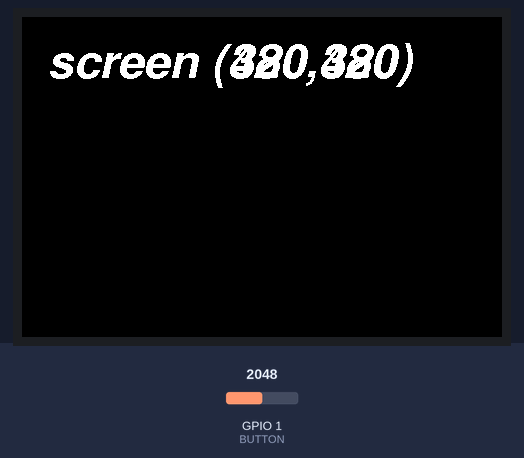
Simulated run of this sketch. Board: ESP32. Parts: 480×320 colour display. Inputs (shaded band) come from the test bench; at power-on: GPIO 1 (BUTTON) = 2048.

Above: at 1.3 s.
1.4 s: GPIO 1 (BUTTON) set to 491
At 3.3 s:
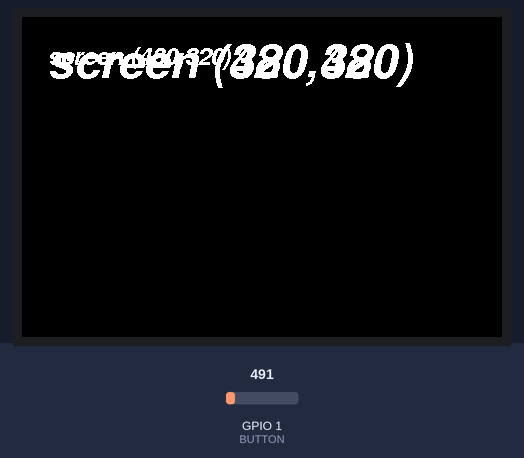
3.6 s: GPIO 1 (BUTTON) set to 0
At 5.1 s:
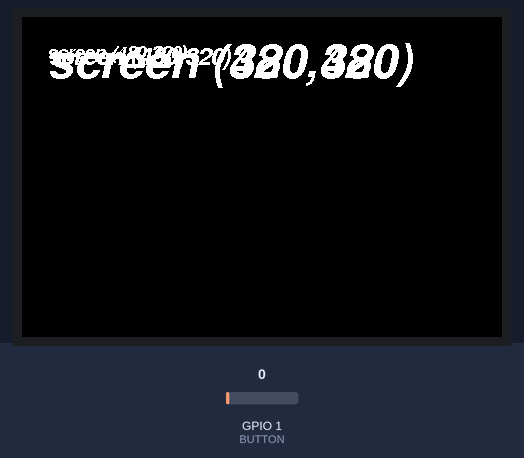
Timing chart, 0 to 6.6 s (numbered marks = the images above; inputs shaded):
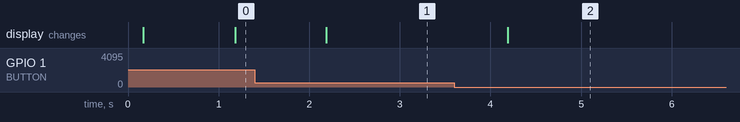

The sketch:

tft_experiment.ino
```cpp
#include <TFT_eSPI.h> // Hardware-specific library

#include "Free_Fonts.h"

#define BUTTON D0

TFT_eSPI tft = TFT_eSPI();

void setup() {
  pinMode(D0, INPUT);
  tft.init();
  tft.setFreeFont(FSSBO24);
}

void drawScene() {
  char dims[32];
  snprintf(dims, 32, "screen (%d,%d)", tft.width(), tft.height());
  // put your main code here, to run repeatedly:
  tft.setRotation(3);
  tft.drawString(dims, 25, 25);
}

void loop() {
  int buttonState = analogRead(BUTTON);
  float val = buttonState/1023.0;
  if (val <= .25) {
    tft.setFreeFont(FSSBO9);
  } else if (val <= .50) {
    tft.setFreeFont(FSSBO12);
  } else if (val <= .75) {
    tft.setFreeFont(FSSBO18);
  } else {
    tft.setFreeFont(FSSBO24);
  }

  drawScene();
  delay(1000);
}
```

Free_Fonts.h
```cpp
// Attach this header file to your sketch to use the GFX Free Fonts. You can write
// sketches without it, but it makes referencing them easier.

// This calls up ALL the fonts but they only get loaded if you actually
// use them in your sketch.
//
// No changes are needed to this header file unless new fonts are added to the
// library "Fonts/GFXFF" folder.
//
// To save a lot of typing long names, each font can easily be referenced in the
// sketch in three ways, either with:
//
//    1. Font file name with the & in front such as &FreeSansBoldOblique24pt7b
//       an example being:
//
//       tft.setFreeFont(&FreeSansBoldOblique24pt7b);
//
//    2. FF# where # is a number determined by looking at the list below
//       an example being:
//
//       tft.setFreeFont(FF32);
//
//    3. An abbreviation of the file name. Look at the list below to see
//       the abbreviations used, for example:
//
//       tft.setFreeFont(FSSBO24)
//
//       Where the letters mean:
//       F = Free font
//       M = Mono
//      SS = Sans Serif (double S to distinguish is form serif fonts)
//       S = Serif
//       B = Bold
//       O = Oblique (letter O not zero)
//       I = Italic
//       # =  point size, either 9, 12, 18 or 24
//
//  Setting the font to NULL will select the GLCD font:
//
//      tft.setFreeFont(NULL); // Set font to GLCD

#define LOAD_GFXFF

#ifdef LOAD_GFXFF // Only include the fonts if LOAD_GFXFF is defined in User_Setup.h

    // Use these when printing or drawing text in GLCD and high rendering speed fonts
    #define GFXFF 1
    #define GLCD  0
    #define FONT2 2
    #define FONT4 4
    #define FONT6 6
    #define FONT7 7
    #define FONT8 8

    // Use the following when calling setFont()
    //
    // Reserved for GLCD font  // FF0
    //

    #define TT1 &TomThumb

    #define FM9 &FreeMono9pt7b
    #define FM12 &FreeMono12pt7b
    #define FM18 &FreeMono18pt7b
    #define FM24 &FreeMono24pt7b

    #define FMB9 &FreeMonoBold9pt7b
    #define FMB12 &FreeMonoBold12pt7b
    #define FMB18 &FreeMonoBold18pt7b
    #define FMB24 &FreeMonoBold24pt7b

    #define FMO9 &FreeMonoOblique9pt7b
    #define FMO12 &FreeMonoOblique12pt7b
    #define FMO18 &FreeMonoOblique18pt7b
    #define FMO24 &FreeMonoOblique24pt7b

    #define FMBO9 &FreeMonoBoldOblique9pt7b
    #define FMBO12 &FreeMonoBoldOblique12pt7b
    #define FMBO18 &FreeMonoBoldOblique18pt7b
    #define FMBO24 &FreeMonoBoldOblique24pt7b

    #define FSS9 &FreeSans9pt7b
    #define FSS12 &FreeSans12pt7b
    #define FSS18 &FreeSans18pt7b
    #define FSS24 &FreeSans24pt7b

    #define FSSB9 &FreeSansBold9pt7b
    #define FSSB12 &FreeSansBold12pt7b
    #define FSSB18 &FreeSansBold18pt7b
    #define FSSB24 &FreeSansBold24pt7b

    #define FSSO9 &FreeSansOblique9pt7b
    #define FSSO12 &FreeSansOblique12pt7b
    #define FSSO18 &FreeSansOblique18pt7b
    #define FSSO24 &FreeSansOblique24pt7b

    #define FSSBO9 &FreeSansBoldOblique9pt7b
    #define FSSBO12 &FreeSansBoldOblique12pt7b
    #define FSSBO18 &FreeSansBoldOblique18pt7b
    #define FSSBO24 &FreeSansBoldOblique24pt7b

    #define FS9 &FreeSerif9pt7b
    #define FS12 &FreeSerif12pt7b
    #define FS18 &FreeSerif18pt7b
    #define FS24 &FreeSerif24pt7b

    #define FSI9 &FreeSerifItalic9pt7b
    #define FSI12 &FreeSerifItalic12pt7b
    #define FSI19 &FreeSerifItalic18pt7b
    #define FSI24 &FreeSerifItalic24pt7b

    #define FSB9 &FreeSerifBold9pt7b
    #define FSB12 &FreeSerifBold12pt7b
    #define FSB18 &FreeSerifBold18pt7b
    #define FSB24 &FreeSerifBold24pt7b

    #define FSBI9 &FreeSerifBoldItalic9pt7b
    #define FSBI12 &FreeSerifBoldItalic12pt7b
    #define FSBI18 &FreeSerifBoldItalic18pt7b
    #define FSBI24 &FreeSerifBoldItalic24pt7b

    #define FF0 NULL //ff0 reserved for GLCD
    #define FF1 &FreeMono9pt7b
    #define FF2 &FreeMono12pt7b
    #define FF3 &FreeMono18pt7b
    #define FF4 &FreeMono24pt7b

    #define FF5 &FreeMonoBold9pt7b
    #define FF6 &FreeMonoBold12pt7b
    #define FF7 &FreeMonoBold18pt7b
    #define FF8 &FreeMonoBold24pt7b

    #define FF9 &FreeMonoOblique9pt7b
    #define FF10 &FreeMonoOblique12pt7b
    #define FF11 &FreeMonoOblique18pt7b
    #define FF12 &FreeMonoOblique24pt7b

    #define FF13 &FreeMonoBoldOblique9pt7b
    #define FF14 &FreeMonoBoldOblique12pt7b
    #define FF15 &FreeMonoBoldOblique18pt7b
    #define FF16 &FreeMonoBoldOblique24pt7b

    #define FF17 &FreeSans9pt7b
    #define FF18 &FreeSans12pt7b
    #define FF19 &FreeSans18pt7b
    #define FF20 &FreeSans24pt7b

    #define FF21 &FreeSansBold9pt7b
    #define FF22 &FreeSansBold12pt7b
    #define FF23 &FreeSansBold18pt7b
    #define FF24 &FreeSansBold24pt7b

    #define FF25 &FreeSansOblique9pt7b
    #define FF26 &FreeSansOblique12pt7b
    #define FF27 &FreeSansOblique18pt7b
    #define FF28 &FreeSansOblique24pt7b

    #define FF29 &FreeSansBoldOblique9pt7b
    #define FF30 &FreeSansBoldOblique12pt7b
    #define FF31 &FreeSansBoldOblique18pt7b
    #define FF32 &FreeSansBoldOblique24pt7b

    #define FF33 &FreeSerif9pt7b
    #define FF34 &FreeSerif12pt7b
    #define FF35 &FreeSerif18pt7b
    #define FF36 &FreeSerif24pt7b

    #define FF37 &FreeSerifItalic9pt7b
    #define FF38 &FreeSerifItalic12pt7b
    #define FF39 &FreeSerifItalic18pt7b
    #define FF40 &FreeSerifItalic24pt7b

    #define FF41 &FreeSerifBold9pt7b
    #define FF42 &FreeSerifBold12pt7b
    #define FF43 &FreeSerifBold18pt7b
    #define FF44 &FreeSerifBold24pt7b

    #define FF45 &FreeSerifBoldItalic9pt7b
    #define FF46 &FreeSerifBoldItalic12pt7b
    #define FF47 &FreeSerifBoldItalic18pt7b
    #define FF48 &FreeSerifBoldItalic24pt7b

    // >>>>>>>>>>>>>>>>>>>>>>>>>>>>>>>>>>>>>>>>>>>>>>>>>>>>>>>>>>>>>>>>>>>>>>>>>>>>>>>>>
    // Now we define "s"tring versions for easy printing of the font name so:
    //   tft.println(sFF5);
    // will print
    //   Mono bold 9
    // >>>>>>>>>>>>>>>>>>>>>>>>>>>>>>>>>>>>>>>>>>>>>>>>>>>>>>>>>>>>>>>>>>>>>>>>>>>>>>>>>

    #define sFF0 "GLCD"
    #define sTT1 "Tom Thumb"
    #define sFF1 "Mono 9"
    #define sFF2 "Mono 12"
    #define sFF3 "Mono 18"
    #define sFF4 "Mono 24"

    #define sFF5 "Mono bold 9"
    #define sFF6 "Mono bold 12"
    #define sFF7 "Mono bold 18"
    #define sFF8 "Mono bold 24"

    #define sFF9 "Mono oblique 9"
    #define sFF10 "Mono oblique 12"
    #define sFF11 "Mono oblique 18"
    #define sFF12 "Mono oblique 24"

    #define sFF13 "Mono bold oblique 9"
    #define sFF14 "Mono bold oblique 12"
    #define sFF15 "Mono bold oblique 18"
    #define sFF16 "Mono bold oblique 24" // Full text line is too big for 480 pixel wide screen

    #define sFF17 "Sans 9"
    #define sFF18 "Sans 12"
    #define sFF19 "Sans 18"
    #define sFF20 "Sans 24"

    #define sFF21 "Sans bold 9"
    #define sFF22 "Sans bold 12"
    #define sFF23 "Sans bold 18"
    #define sFF24 "Sans bold 24"

    #define sFF25 "Sans oblique 9"
    #define sFF26 "Sans oblique 12"
    #define sFF27 "Sans oblique 18"
    #define sFF28 "Sans oblique 24"

    #define sFF29 "Sans bold oblique 9"
    #define sFF30 "Sans bold oblique 12"
    #define sFF31 "Sans bold oblique 18"
    #define sFF32 "Sans bold oblique 24"

    #define sFF33 "Serif 9"
    #define sFF34 "Serif 12"
    #define sFF35 "Serif 18"
    #define sFF36 "Serif 24"

    #define sFF37 "Serif italic 9"
    #define sFF38 "Serif italic 12"
    #define sFF39 "Serif italic 18"
    #define sFF40 "Serif italic 24"

    #define sFF41 "Serif bold 9"
    #define sFF42 "Serif bold 12"
    #define sFF43 "Serif bold 18"
    #define sFF44 "Serif bold 24"

    #define sFF45 "Serif bold italic 9"
    #define sFF46 "Serif bold italic 12"
    #define sFF47 "Serif bold italic 18"
    #define sFF48 "Serif bold italic 24"

#else // LOAD_GFXFF not defined so setup defaults to prevent error messages

    // >>>>>>>>>>>>>>>>>>>>>>>>>>>>>>>>>>>>>>>>>>>>>>>>>>>>>>>>>>>>>>>>>>>>>>>>>>>>>>>>>
    // Free fonts are not loaded in User_Setup.h so we must define all as font 1
    // to prevent compile error messages
    // >>>>>>>>>>>>>>>>>>>>>>>>>>>>>>>>>>>>>>>>>>>>>>>>>>>>>>>>>>>>>>>>>>>>>>>>>>>>>>>>>

    #define GFXFF 1
    #define GLCD  1
    #define FONT2 2
    #define FONT4 4
    #define FONT6 6
    #define FONT7 7
    #define FONT8 8

    #define FF0 1
    #define FF1 1
    #define FF2 1
    #define FF3 1
    #define FF4 1
    #define FF5 1
    #define FF6 1
    #define FF7 1
    #define FF8 1
    #define FF9 1
    #define FF10 1
    #define FF11 1
    #define FF12 1
    #define FF13 1
    #define FF14 1
    #define FF15 1
    #define FF16 1
    #define FF17 1
    #define FF18 1
    #define FF19 1
    #define FF20 1
    #define FF21 1
    #define FF22 1
    #define FF23 1
    #define FF24 1
    #define FF25 1
    #define FF26 1
    #define FF27 1
    #define FF28 1
    #define FF29 1
    #define FF30 1
    #define FF31 1
    #define FF32 1
    #define FF33 1
    #define FF34 1
    #define FF35 1
    #define FF36 1
    #define FF37 1
    #define FF38 1
    #define FF39 1
    #define FF40 1
    #define FF41 1
    #define FF42 1
    #define FF43 1
    #define FF44 1
    #define FF45 1
    #define FF46 1
    #define FF47 1
    #define FF48 1

    #define FM9  1
    #define FM12 1
    #define FM18 1
    #define FM24 1

    #define FMB9  1
    #define FMB12 1
    #define FMB18 1
    #define FMB24 1

    #define FMO9  1
    #define FMO12 1
    #define FMO18 1
    #define FMO24 1

    #define FMBO9  1
    #define FMBO12 1
    #define FMBO18 1
    #define FMBO24 1

    #define FSS9  1
    #define FSS12 1
    #define FSS18 1
    #define FSS24 1

    #define FSSB9  1
    #define FSSB12 1
    #define FSSB18 1
    #define FSSB24 1

    #define FSSO9  1
    #define FSSO12 1
    #define FSSO18 1
    #define FSSO24 1

    #define FSSBO9  1
    #define FSSBO12 1
    #define FSSBO18 1
    #define FSSBO24 1

    #define FS9  1
    #define FS12 1
    #define FS18 1
    #define FS24 1

    #define FSI9  1
    #define FSI12 1
    #define FSI19 1
    #define FSI24 1

    #define FSB9  1
    #define FSB12 1
    #define FSB18 1
    #define FSB24 1

    #define FSBI9  1
    #define FSBI12 1
    #define FSBI18 1
    #define FSBI24 1

#endif // LOAD_GFXFF
```

Measured:
- after the input at 1.4 s, the display: changes after 0.79 s (image 1)
- after the input at 3.6 s, the display: changes after 0.59 s (image 2)
